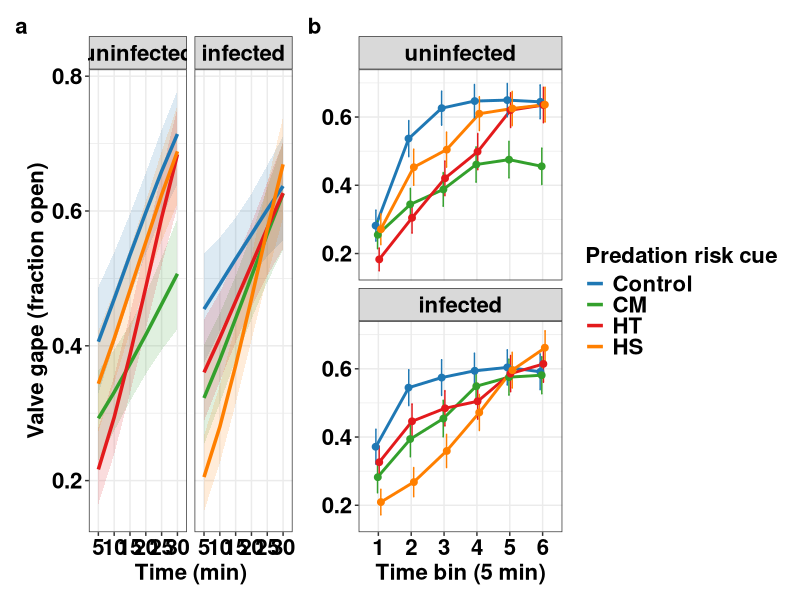
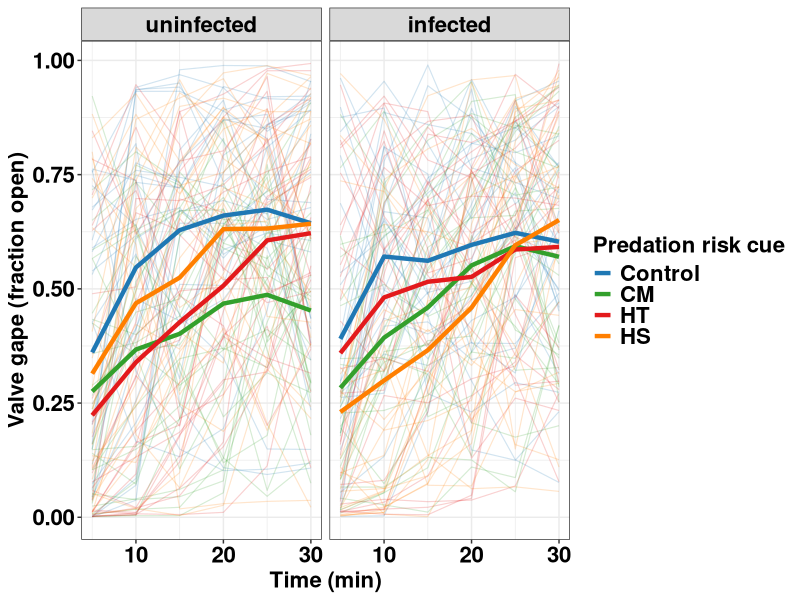
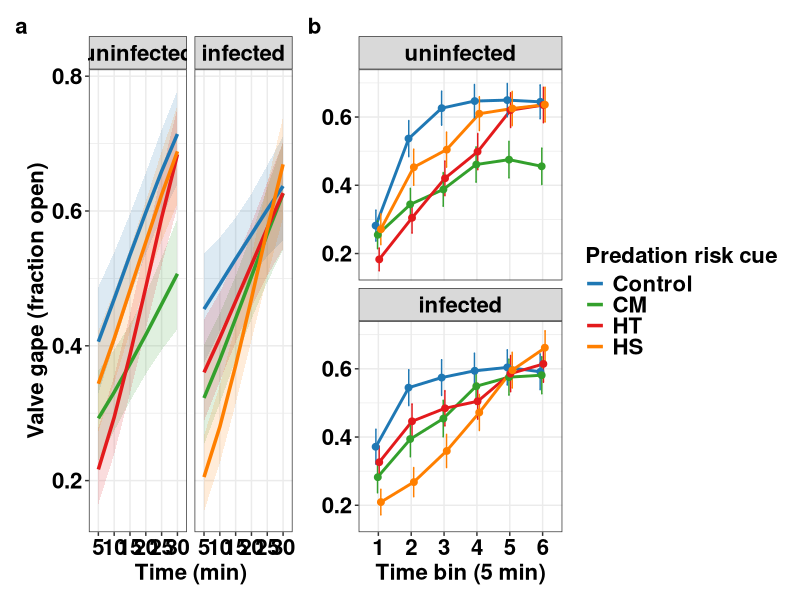
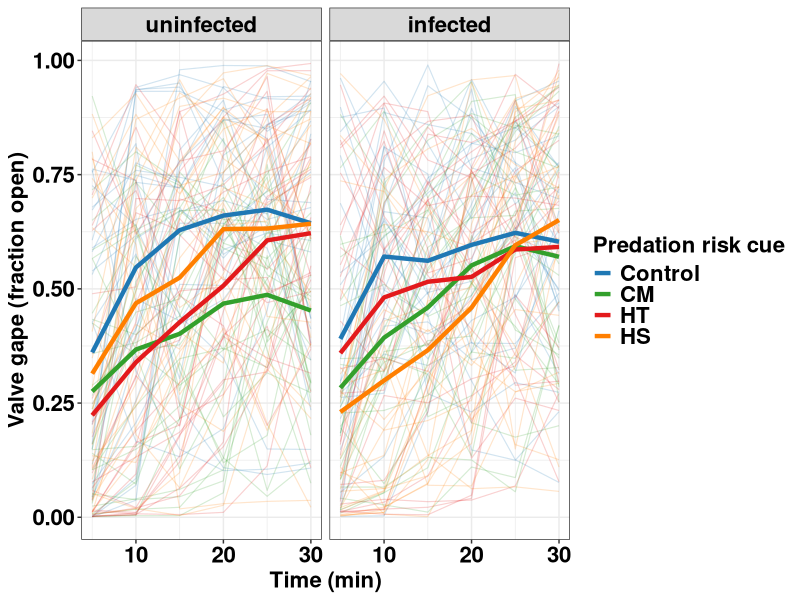

These charts were generated, in order, by the following R code:
# ============================================================
# Valve Gape Figures
# Project: Effects of parasitic infection on predation risk
#          responses in blue mussels (Mytilus edulis)
#
#   Figure 3:  (a) valve gape, time continuous  (facet by infection
#              status, colour by predation risk cue)
#              (b) valve gape, time categorical (5-min bins; facet by
#              infection status, colour by predation risk cue)
#   Figure S6: raw valve gape trajectories (spaghetti plot)
#
# Structure: ANALYSIS block fits models and extracts predictions;
#            FIGURE block uses only those predictions to plot.
# All fonts bold, size 16.
# ============================================================

# ------------------------------------------------------------
# LIBRARIES
# ------------------------------------------------------------
library(dplyr)
library(ggplot2)
library(patchwork)
library(glmmTMB)
library(emmeans)
library(ggeffects)

# ------------------------------------------------------------
# SHARED SETTINGS (colours + theme, reused by all panels)
# ------------------------------------------------------------
col_group <- c("Control" = "#1f78b4", "CM" = "#33a02c",
               "HT" = "#e31a1c", "HS" = "#ff7f00")

base_theme <- theme_bw() +
  theme(
    strip.text   = element_text(face = "bold", size = 16, color = "black"),
    axis.text    = element_text(face = "bold", size = 16, color = "black"),
    axis.title   = element_text(face = "bold", size = 16, color = "black"),
    legend.title = element_text(face = "bold", size = 16, color = "black"),
    legend.text  = element_text(face = "bold", size = 16, color = "black"),
    plot.tag     = element_text(face = "bold", size = 16, color = "black"),
    legend.key.size = unit(0.5, "cm")
  )

# ============================================================
# ANALYSIS BLOCK  (models + predictions only, no plotting)
# ============================================================

# ---- Load and format data ----
total <- read.csv("data/processed/gap_5min_activity.csv",
                  header = TRUE, sep = ",",
                  stringsAsFactors = FALSE, fileEncoding = "UTF-8")

total$Group      <- factor(total$Group, levels = c("Control", "CM", "HT", "HS"))
total$Status     <- factor(total$Status, levels = c("uninfected", "infected"))
total$Mussel_ID  <- factor(total$Mussel_ID)
total$Rep        <- factor(total$Rep)
total$Beaker_ID  <- factor(total$Beaker_ID)
total$VC_5min_avg <- as.numeric(total$VC_5min_avg)
total$time_min   <- as.numeric(total$time_mid_min)
total$time_min_z <- scale(total$time_min)
total$time_bin   <- factor(total$time_bin)

time_mean <- mean(total$time_min)
time_sd   <- sd(total$time_min)

# ---- Model A: time continuous (Beta GLMM) ----
mod_continuous <- glmmTMB(
  VC_5min_avg ~ Status * Group * time_min_z + (1 | Rep/Beaker_ID),
  family = beta_family(), data = total)

# Predictions at the 6 real time points (5,10,...,30 min)
pred_a <- ggpredict(
  mod_continuous,
  terms = c("time_min_z [-1.46,-0.88,-0.29,0.29,0.88,1.46]", "Group", "Status"))
pred_a <- pred_a %>% arrange(group, facet, x)

# Map z-scores back to minutes for a readable x-axis
time_map <- c("-1.46" = 5, "-0.88" = 10, "-0.29" = 15,
              "0.29" = 20, "0.88" = 25, "1.46" = 30)
pred_a$time_min <- time_map[as.character(round(pred_a$x, 2))]
pred_a$time_min <- factor(pred_a$time_min, levels = c(5, 10, 15, 20, 25, 30))

# Make the colour variable identical to Model B (name + levels) so the
# legend can be merged: rename 'group' -> 'Group', set the same levels
pred_a <- pred_a %>% rename(Group = group)
pred_a$Group <- factor(pred_a$Group, levels = c("Control", "CM", "HT", "HS"))

# ---- Model B: time categorical (Beta GLMM) ----
mod_categorical <- glmmTMB(
  VC_5min_avg ~ Status * Group * time_bin + (1 | Rep/Beaker_ID),
  family = beta_family(link = "logit"), data = total)

# Predicted means (response scale) per Group x Status x time_bin
emm_b  <- emmeans(mod_categorical, ~ Group | Status * time_bin,
                  type = "response")
pred_b <- as.data.frame(emm_b)

# ============================================================
# FIGURE BLOCK  (uses pred_a / pred_b / total only)
# ============================================================

# ---- Figure 3a: continuous time ----
#   Keeps the y-axis title; fill legend hidden so only one colour
#   legend remains (identical to panel b -> legends merge)
p_a <- ggplot(pred_a, aes(x = time_min, y = predicted,
                          color = Group,
                          group = interaction(Group, facet))) +
  geom_ribbon(aes(ymin = conf.low, ymax = conf.high, fill = Group),
              alpha = 0.15, color = NA) +
  geom_line(linewidth = 1.2) +
  facet_wrap(~ facet) +
  scale_color_manual(values = col_group) +
  scale_fill_manual(values = col_group) +
  guides(fill = "none") +
  base_theme +
  labs(y = "Valve gape (fraction open)", x = "Time (min)",
       color = "Predation risk cue", tag = "a")

# ---- Figure 3b: categorical time ----
#   Y-axis title removed (shares panel a's); same colour legend as a
p_b <- ggplot(pred_b, aes(x = time_bin, y = response,
                          color = Group, group = Group)) +
  geom_line(linewidth = 1, position = position_dodge(width = 0.2)) +
  geom_errorbar(aes(ymin = response - SE, ymax = response + SE),
                width = 0.15, position = position_dodge(width = 0.2)) +
  geom_point(size = 2,
             position = position_jitterdodge(jitter.width = 0.05,
                                             dodge.width = 0.2)) +
  facet_wrap(~ Status, ncol = 1) +
  scale_color_manual(values = col_group) +
  base_theme +
  theme(axis.title.y = element_blank(),
        legend.position = "none") +
  labs(y = NULL, x = "Time bin (5 min)",
       color = "Predation risk cue", tag = "b")

# ---- Combine Figure 3: a | b, single shared legend on the right ----
fig3 <- p_a + p_b + plot_layout(guides = "collect")
fig3
ggsave("outputs/figures/Figure3_valve_gape.pdf",
       plot = fig3, width = 12, height = 5)

# ---- Figure S6: raw valve gape trajectories (spaghetti) ----
figS6 <- ggplot(
  total,
  aes(x = time_min, y = VC_5min_avg,
      color = Group,
      group = interaction(Mussel_ID, Status, Group))) +
  geom_line(alpha = 0.2, linewidth = 0.4) +
  stat_summary(aes(group = interaction(Status, Group)),
               fun = mean, geom = "line", linewidth = 1.5) +
  facet_wrap(~ Status) +
  scale_color_manual(values = col_group) +
  base_theme +
  labs(x = "Time (min)", y = "Valve gape (fraction open)",
       color = "Predation risk cue")

figS6
ggsave("outputs/figures/FigureS6_valve_gape_raw.pdf",
       plot = figS6, width = 9, height = 5)
